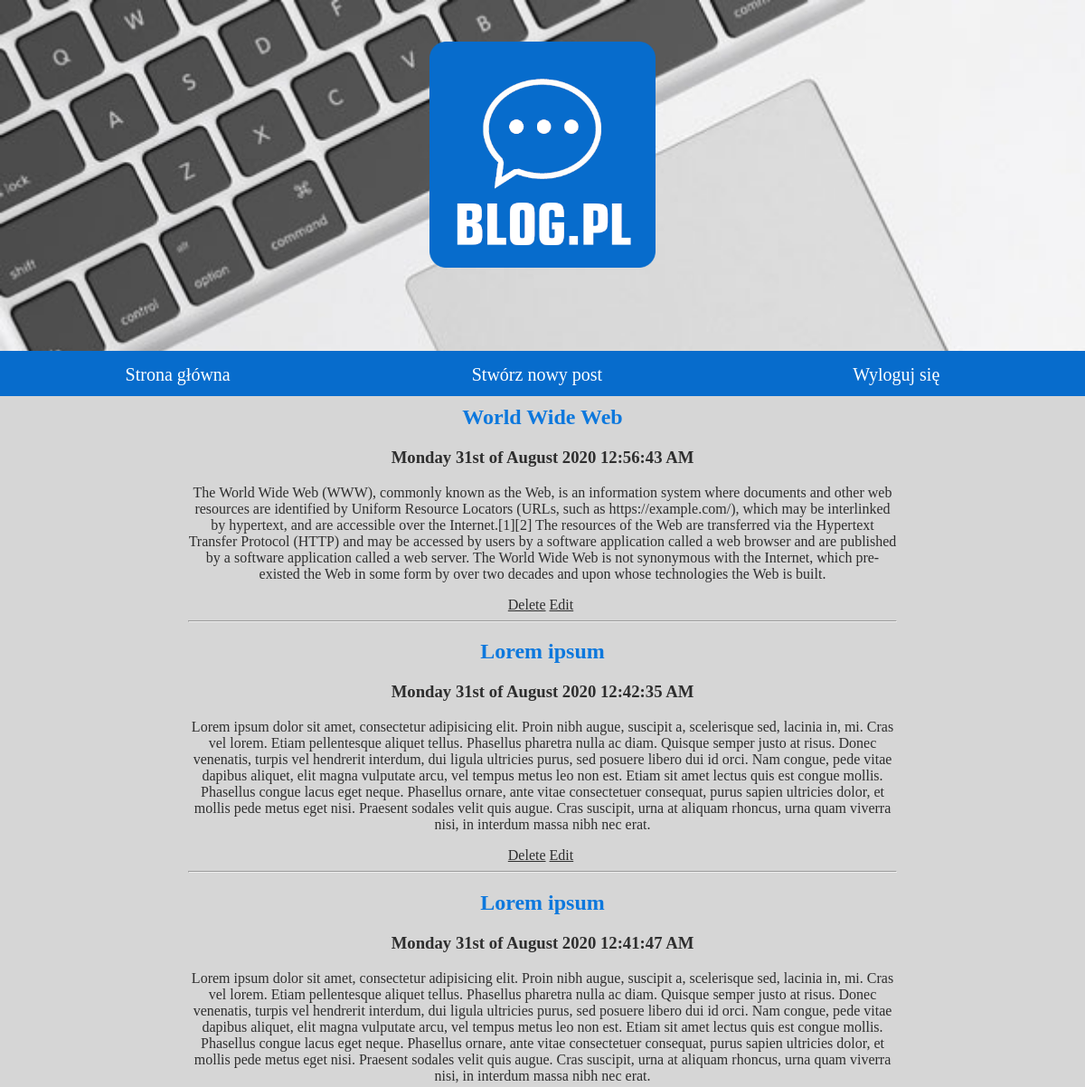
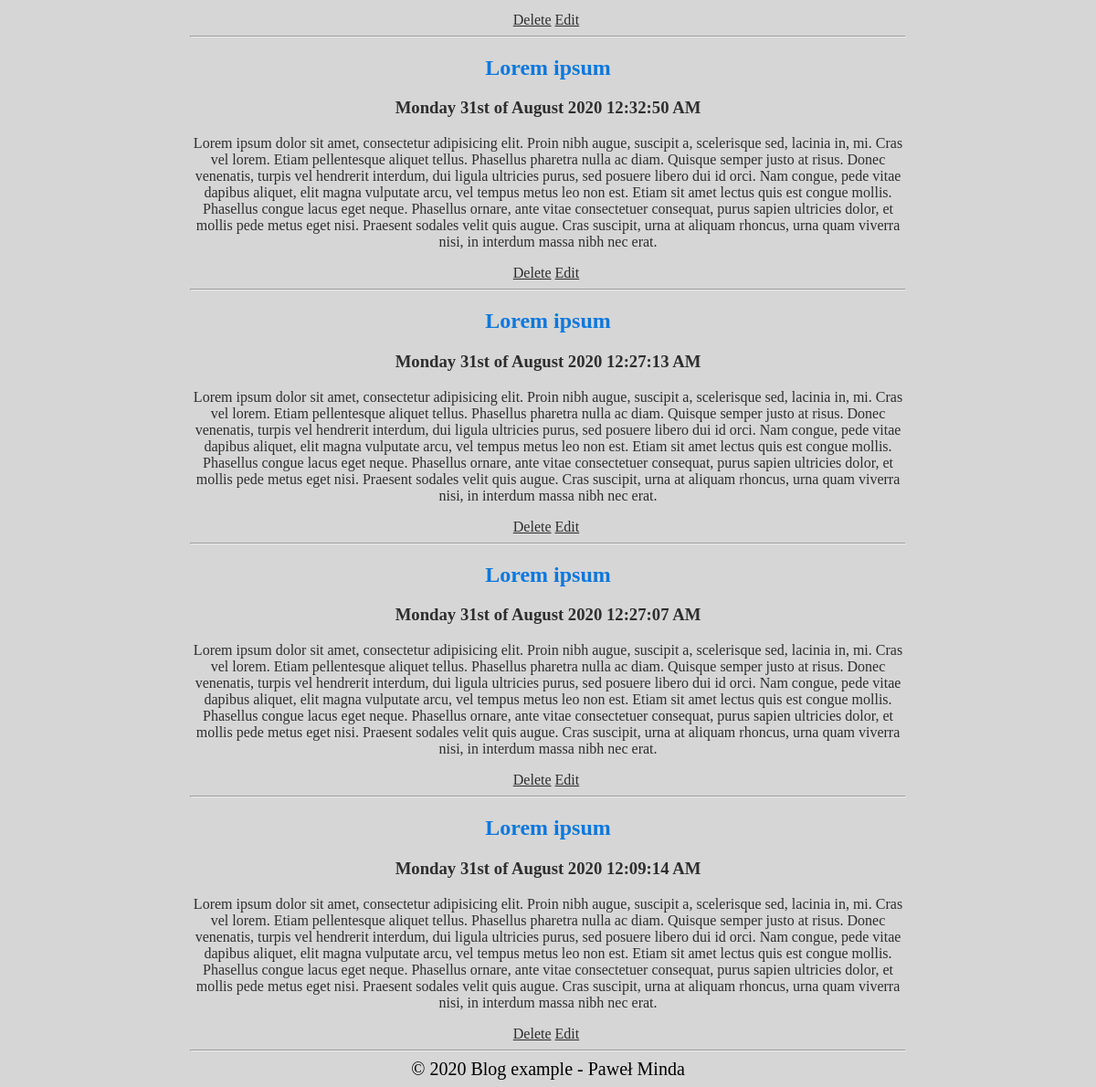
Page /php/blog.php (signed in) on the committed database (2 pictures, top to bottom).
### tables this page shows
CREATE TABLE `posts` (
  `id` int(11) NOT NULL,
  `title` varchar(255) NOT NULL,
  `content` longtext NOT NULL,
  `date` varchar(255) NOT NULL,
  `id_user` int(11) NOT NULL
);

### php/blog.php (the view, shortened to what this page needs)
<?php
    include_once("db.php");
?>
<!DOCTYPE html>
<html>
<head>
    <link href="../css/style_blog.css" rel="stylesheet"/>
</head>
<header>
  <img src="../images/logo_blog.png" style="
    height: 250px;
    width: 250px;
    margin-top: 4%;
    margin-bottom: 4%;">
</header>
<nav>
<a href="blog.php"><div class="MenuButtons">Strona główna</div></a>
<a href="post.php"><div class="MenuButtons">Stwórz nowy post</div></a>
<a href="logout.php"><div class="MenuButtons">Wyloguj się</div></a>
</nav>
<body>
    <div class="Post">
        <?php
            require_once("../nbbc/nbbc.php");
            $bbcode = new BBCode;
            $sql = "SELECT * FROM posts ORDER BY id DESC";
            $res = mysqli_query($db, $sql) or die(mysqli_error());
            $posts = "";
            if(mysqli_num_rows($res) > 0) {
                while($row = mysqli_fetch_assoc($res)) {
                    $id = $row['id'];
                    $title = $row['title'];
                    $content = $row['content'];
                    $date = $row['date'];
                    $admin = "<div><a href='del_post.php?pid=$id'>Delete</a>&nbsp;<a href='edit_post.php?pid=$id'>Edit</a>&nbsp</div>";
                    $output = $bbcode ->Parse($content);
                    $posts .= "<div><h2><a2 href='view_post.php?pid=$id'>$title<a2/></h2><h3>$date</h3><p>$output</p>$admin<hr /></div>";
                }
                echo $posts;
            }   else {
                echo "There are no posts to dislay!";
            }
        ?>
    </div>
</body>
<footer>
  © 2020 Blog example - Paweł Minda
</footer>
</html>

### nbbc/nbbc.php (shortened to what this page needs)
<?php
class BBCodeLexer {
var $state;
var $input;
var $ptr;
var $verbatim;
function BBCodeLexer($string, $tagmarker = '[') {
$regex_beginmarkers = Array( '[' => '\[', '<' => '<', '{' => '\{', '(' => '\(' );
$regex_endmarkers = Array( '[' => '\]', '<' => '>', '{' => '\}', '(' => '\)' );
$endmarkers = Array( '[' => ']', '<' => '>', '{' => '}', '(' => ')' );
$e = $regex_endmarkers[$tagmarker];
$b = $regex_beginmarkers[$tagmarker];
$this->pat_main = "/( "
. "{$b}"
. "(?! -- | ' | !-- | {$b}{$b} )"
. "(?: [^\\n\\r{$b}{$e}] | \\\" [^\\\"\\n\\r]* \\\" | \\' [^\\'\\n\\r]* \\' )*"
. "{$e}"
. "| {$b}{$b} (?: [^{$e}\\r\\n] | {$e}[^{$e}\\r\\n] )* {$e}{$e}"
. "| {$b} (?: -- | ' ) (?: [^{$e}\\n\\r]* ) {$e}"
. "| {$b}!-- (?: [^-] | -[^-] | --[^{$e}] )* --{$e}"
. "| -----+"
. "| \\x0D\\x0A | \\x0A\\x0D | \\x0D | \\x0A"
. "| [\\x00-\\x09\\x0B-\\x0C\\x0E-\\x20]+(?=[\\x0D\\x0A{$b}]|-----|$)"
. "| (?<=[\\x0D\\x0A{$e}]|-----|^)[\\x00-\\x09\\x0B-\\x0C\\x0E-\\x20]+"
. " )/Dx";
$this->input = preg_split($this->pat_main, $string, -1, PREG_SPLIT_DELIM_CAPTURE);
$this->pat_comment = "/^ {$b} (?: -- | ' ) /Dx";
$this->pat_comment2 = "/^ {$b}!-- (?: [^-] | -[^-] | --[^{$e}] )* --{$e} $/Dx";
$this->pat_wiki = "/^ {$b}{$b} ([^\\|]*) (?:\\|(.*))? {$e}{$e} $/Dx";
$this->ptr = 0;
$this->unget = false;
$this->state = BBCODE_LEXSTATE_TEXT;
$this->verbatim = false;
}
function NextToken() {
while (true) {
if ($this->ptr >= count($this->input)) {
return $this->token = BBCODE_EOI;
}
$this->text = preg_replace("/[\\x00-\\x08\\x0B-\\x0C\\x0E-\\x1F]/", "",
$this->input[$this->ptr++]);
if ($this->verbatim) {
$this->tag = false;
if ($this->state == BBCODE_LEXSTATE_TEXT) {
$this->state = BBCODE_LEXSTATE_TAG;
$token_type = BBCODE_TEXT;
}
else {
$this->state = BBCODE_LEXSTATE_TEXT;
switch (ord(substr($this->text, 0, 1))) {
case 10:
case 13:
$token_type = BBCODE_NL;
break;
default:
$token_type = BBCODE_WS;
break;
case 45:
case 40:
case 60:
case 91:
case 123:
$token_type = BBCODE_TEXT;
break;
}
}
if (strlen($this->text) > 0)
return $this->token = $token_type;
}
else if ($this->state == BBCODE_LEXSTATE_TEXT) {
$this->state = BBCODE_LEXSTATE_TAG;
if (strlen($this->text) > 0)
return $this->token = BBCODE_TEXT;
}
else {
switch (ord(substr($this->text, 0, 1))) {
default:
$this->state = BBCODE_LEXSTATE_TEXT;
return $this->token = BBCODE_WS;
case 40:
case 60:
case 91:
case 123:
$this->tag = $this->Internal_DecodeTag($this->text);
$this->state = BBCODE_LEXSTATE_TEXT;
return $this->token = ($this->tag['_end'] ? BBCODE_ENDTAG : BBCODE_TAG);
}
}
}
}
function Internal_ClassifyPiece($ptr, $pieces) {
if ($ptr >= count($pieces)) return -1;
}
function Internal_DecodeTag($tag) {
$result = Array('_tag' => $tag, '_endtag' => '', '_name' => '',
'_hasend' => false, '_end' => false, '_default' => false);
$tag = substr($tag, 1, strlen($tag)-2);
$ch = ord(substr($tag, 0, 1));
$pieces = preg_split("/(\\\"[^\\\"]+\\\"|\\'[^\\']+\\'|=|[\\x00-\\x20]+)/",
$tag, -1, PREG_SPLIT_DELIM_CAPTURE|PREG_SPLIT_NO_EMPTY);
$ptr = 0;
if (@substr($pieces[$ptr], 0, 1) == '/') {
$result['_name'] = strtolower(substr($pieces[$ptr++], 1));
$result['_end'] = true;
}
else {
$result['_name'] = strtolower($pieces[$ptr++]);
$result['_end'] = false;
}
while (($type = $this->Internal_ClassifyPiece($ptr, $pieces)) == ' ')
$ptr++;
$params = Array();
if ($type != '=') {
$result['_default'] = false;
$params[] = Array('key' => '', 'value' => '');
}
$result['_params'] = $params;
return $result;
}
}
class BBCode {
var $tag_rules;
var $current_class;
var $root_class;
var $allow_ampersand;
var $tag_marker;
var $plain_mode;
var $detect_urls;
var $output_limit;
var $smileys;
var $smiley_regex;
var $enable_smileys;
var $debug;
function BBCode() {
$this->defaults = new BBCodeLibrary;
$this->tag_rules = $this->defaults->default_tag_rules;
$this->smileys = $this->defaults->default_smileys;
$this->enable_smileys = true;
$this->smiley_regex = false;
$this->pre_trim = "";
$this->post_trim = "";
$this->root_class = 'block';
$this->tag_marker = '[';
$this->current_class = $this->root_class;
$this->debug = false;
$this->output_limit = 0;
$this->plain_mode = false;
$this->detect_urls = false;
}
function GetDefaultWikiURL() { return '/?page='; }
function GetDefaultLocalImgDir() { return "img"; }
function GetDefaultLocalImgURL() { return "img"; }
function GetDefaultRuleHTML() { return "\n<hr class=\"bbcode_rule\" />\n"; }
function GetDefaultSmileyDir() { return "smileys"; }
function GetDefaultSmileyURL() { return "smileys"; }
function HTMLEncode($string) {
if (!$this->allow_ampersand)
return htmlspecialchars($string);
else return str_replace(Array('<', '>', '"'),
Array('&lt;', '&gt;', '&quot;'), $string);
}
function FixupOutput($string) {
if (!$this->detect_urls) {
$output = $this->Internal_ProcessSmileys($string);
}
return $output;
}
function Internal_ProcessSmileys($string) {
if (!$this->enable_smileys || $this->plain_mode) {
$output = $this->HTMLEncode($string);
}
else {
$tokens = preg_split($this->smiley_regex, $string, -1, PREG_SPLIT_DELIM_CAPTURE);
if (count($tokens) <= 1) {
$output = $this->HTMLEncode($string);
}
}
return $output;
}
function Internal_RebuildSmileys() {
$regex = Array("/(?<![\\w])(");
$first = true;
foreach ($this->smileys as $code => $filename) {
if (!$first) $regex[] = "|";
$regex[] = preg_quote("$code", '/');
$first = false;
}
$regex[] = ")(?![\\w])/";
$this->smiley_regex = implode("", $regex);
}
function Internal_CollectTextReverse($array, $start = 0, $end = 0) {
for ($start = intval($start); $start >= $end; $start--)
print $array[$start][BBCODE_STACK_TEXT];
$output = ob_get_contents();
return $output;
}
function Internal_GenerateOutput($pos) {
$output = Array();
while (count($this->stack) > $pos) {
$token = array_pop($this->stack);
if ($token[BBCODE_STACK_TOKEN] != BBCODE_TAG) {
$output[] = $token;
}
}
return $output;
}
function Internal_ComputeCurrentClass() {
if (count($this->stack) > 0)
$this->current_class = $this->stack[count($this->stack)-1][BBCODE_STACK_CLASS];
else $this->current_class = $this->root_class;
}
function Internal_ParseStartTagToken() {
$tag_params = $this->lexer->tag;
$tag_name = @$tag_params['_name'];
if (!isset($this->tag_rules[$tag_name])) {
$this->stack[] = Array(
BBCODE_STACK_TOKEN => BBCODE_TEXT,
BBCODE_STACK_TEXT => $this->FixupOutput($this->lexer->text),
BBCODE_STACK_TAG => false,
BBCODE_STACK_CLASS => $this->current_class,
);
return;
}
$this->stack[] = Array(
BBCODE_STACK_TOKEN => $this->lexer->token,
BBCODE_STACK_TEXT => $this->FixupOutput($this->lexer->text),
BBCODE_STACK_TAG => $this->lexer->tag,
BBCODE_STACK_CLASS => ($this->current_class = $newclass),
);
}
function Parse($string) {
$this->lexer = new BBCodeLexer($string, $this->tag_marker);
$this->lexer->debug = $this->debug;
$old_output_limit = $this->output_limit;
$this->stack = Array();
while (true) {
if (($token_type = $this->lexer->NextToken()) == BBCODE_EOI) {
break;
}
switch ($token_type) {
case BBCODE_TEXT:
$this->stack[] = Array(
BBCODE_STACK_TOKEN => BBCODE_TEXT,
BBCODE_STACK_TEXT => $this->FixupOutput($this->lexer->text),
BBCODE_STACK_TAG => false,
BBCODE_STACK_CLASS => $this->current_class,
);
break;
case BBCODE_WS:
$this->stack[] = Array(
BBCODE_STACK_TOKEN => BBCODE_WS,
BBCODE_STACK_TEXT => $this->lexer->text,
BBCODE_STACK_TAG => false,
BBCODE_STACK_CLASS => $this->current_class,
);
break;
case BBCODE_TAG:
$this->Internal_ParseStartTagToken();
break;
}
}
$result = $this->Internal_GenerateOutput(0);
$result = $this->Internal_CollectTextReverse($result, count($result) - 1);
$this->output_limit = $old_output_limit;
return $result;
}
}

### css/style_blog.css (style rules this page uses)
header { height: 400px; text-align: center; margin: -10px; background-image: url(../images/blog_1.jpg); background-size: cover; background-attachment: fixed; }
nav { background-color: #076ccc; text-align: center; margin: -10px; position: sticky; top: 0; left: 0; right: 0; height: 50px; background-color: #076ccc; }
.Post { text-align: center; margin-left: 200px; margin-right: 200px; }
body { background-color: #d6d6d6; color: #2e2e2e; text-align: center; }
footer { text-align: center; font-family: 'Times New Roman', Times, serif; font-size: 20px; color: #000000; }
.MenuButtons { font-family: Cambria, Cochin, Georgia, Times, 'Times New Roman', serif; font-size: 20px; float: left; width: 33%; margin-left: 0px; height: 20px; padding-top: 15px; padding-bottom: 15px; text-decoration: none; color: #ffffff; }
a { width: 600px; color: #2e2e2e; text-align: center; }
a2 { width: 600px; color: #0d78dd; text-align: center; }

### rows in the picture
posts: title "World Wide Web", date "Monday 31st of August 2020 12:56:43 AM", start "The World Wide Web (WWW), commonly known as the Web, is an information system where documents and other web resources are identified by Uniform Resource Locators (URLs, such as https://example.com/), which may be interlinked by hypertext, and are accessible over the Internet.", start "[1]", start "[2]", start "The resources of the Web are transferred via the Hypertext Transfer Protocol (HTTP) and may be accessed by users by a software application called a web browser and are published by a software application called a web server. The World Wide Web is not synonymous with the Internet, which pre-existed the Web in some form by over two decades and upon whose technologies the Web is built."
posts: title "Lorem ipsum", date "Monday 31st of August 2020 12:42:35 AM", start "Lorem ipsum dolor sit amet, consectetur adipisicing elit. Proin nibh augue, suscipit a, scelerisque sed, lacinia in, mi. Cras vel lorem. Etiam pellentesque aliquet tellus. Phasellus pharetra nulla ac diam. Quisque semper justo at risus. Donec venenatis, turpis vel hendrerit interdum, dui ligula ultricies purus, sed posuere libero dui id orci. Nam congue, pede vitae dapibus aliquet, elit magna vulputate arcu, vel tempus metus leo non est. Etiam sit amet lectus quis est congue mollis. Phasellus congue lacus eget neque. Phasellus ornare, ante vitae consectetuer consequat, purus sapien ultricies dolor, et mollis pede metus eget nisi. Praesent sodales velit quis augue. Cras suscipit, urna at…"
posts: title "Lorem ipsum", date "Monday 31st of August 2020 12:41:47 AM", start "Lorem ipsum dolor sit amet, consectetur adipisicing elit. Proin nibh augue, suscipit a, scelerisque sed, lacinia in, mi. Cras vel lorem. Etiam pellentesque aliquet tellus. Phasellus pharetra nulla ac diam. Quisque semper justo at risus. Donec venenatis, turpis vel hendrerit interdum, dui ligula ultricies purus, sed posuere libero dui id orci. Nam congue, pede vitae dapibus aliquet, elit magna vulputate arcu, vel tempus metus leo non est. Etiam sit amet lectus quis est congue mollis. Phasellus congue lacus eget neque. Phasellus ornare, ante vitae consectetuer consequat, purus sapien ultricies dolor, et mollis pede metus eget nisi. Praesent sodales velit quis augue. Cras suscipit, urna at…"
posts: title "Lorem ipsum", date "Monday 31st of August 2020 12:32:50 AM", start "Lorem ipsum dolor sit amet, consectetur adipisicing elit. Proin nibh augue, suscipit a, scelerisque sed, lacinia in, mi. Cras vel lorem. Etiam pellentesque aliquet tellus. Phasellus pharetra nulla ac diam. Quisque semper justo at risus. Donec venenatis, turpis vel hendrerit interdum, dui ligula ultricies purus, sed posuere libero dui id orci. Nam congue, pede vitae dapibus aliquet, elit magna vulputate arcu, vel tempus metus leo non est. Etiam sit amet lectus quis est congue mollis. Phasellus congue lacus eget neque. Phasellus ornare, ante vitae consectetuer consequat, purus sapien ultricies dolor, et mollis pede metus eget nisi. Praesent sodales velit quis augue. Cras suscipit, urna at…"
posts: title "Lorem ipsum", date "Monday 31st of August 2020 12:27:13 AM", start "Lorem ipsum dolor sit amet, consectetur adipisicing elit. Proin nibh augue, suscipit a, scelerisque sed, lacinia in, mi. Cras vel lorem. Etiam pellentesque aliquet tellus. Phasellus pharetra nulla ac diam. Quisque semper justo at risus. Donec venenatis, turpis vel hendrerit interdum, dui ligula ultricies purus, sed posuere libero dui id orci. Nam congue, pede vitae dapibus aliquet, elit magna vulputate arcu, vel tempus metus leo non est. Etiam sit amet lectus quis est congue mollis. Phasellus congue lacus eget neque. Phasellus ornare, ante vitae consectetuer consequat, purus sapien ultricies dolor, et mollis pede metus eget nisi. Praesent sodales velit quis augue. Cras suscipit, urna at…"
posts: title "Lorem ipsum", date "Monday 31st of August 2020 12:27:07 AM", start "Lorem ipsum dolor sit amet, consectetur adipisicing elit. Proin nibh augue, suscipit a, scelerisque sed, lacinia in, mi. Cras vel lorem. Etiam pellentesque aliquet tellus. Phasellus pharetra nulla ac diam. Quisque semper justo at risus. Donec venenatis, turpis vel hendrerit interdum, dui ligula ultricies purus, sed posuere libero dui id orci. Nam congue, pede vitae dapibus aliquet, elit magna vulputate arcu, vel tempus metus leo non est. Etiam sit amet lectus quis est congue mollis. Phasellus congue lacus eget neque. Phasellus ornare, ante vitae consectetuer consequat, purus sapien ultricies dolor, et mollis pede metus eget nisi. Praesent sodales velit quis augue. Cras suscipit, urna at…"
posts: title "Lorem ipsum", date "Monday 31st of August 2020 12:09:14 AM", start "Lorem ipsum dolor sit amet, consectetur adipisicing elit. Proin nibh augue, suscipit a, scelerisque sed, lacinia in, mi. Cras vel lorem. Etiam pellentesque aliquet tellus. Phasellus pharetra nulla ac diam. Quisque semper justo at risus. Donec venenatis, turpis vel hendrerit interdum, dui ligula ultricies purus, sed posuere libero dui id orci. Nam congue, pede vitae dapibus aliquet, elit magna vulputate arcu, vel tempus metus leo non est. Etiam sit amet lectus quis est congue mollis. Phasellus congue lacus eget neque. Phasellus ornare, ante vitae consectetuer consequat, purus sapien ultricies dolor, et mollis pede metus eget nisi. Praesent sodales velit quis augue. Cras suscipit, urna at…"
